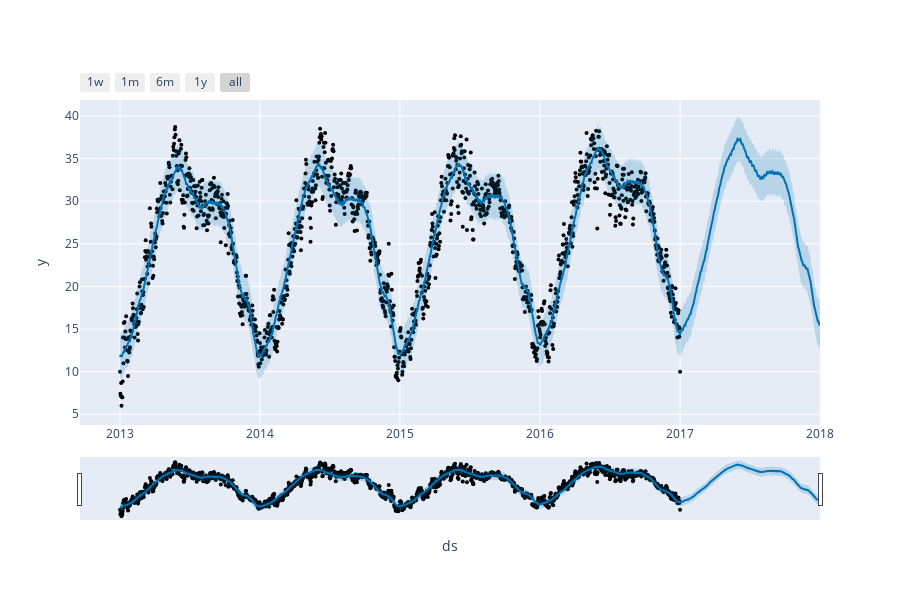

The cell this chart's notebook holds for it:
### Code cell
from prophet import Prophet
from prophet.plot import plot_plotly, plot_components_plotly
model = Prophet()
model.fit(forecast_data)
forecasts = model.make_future_dataframe(periods=365)
predictions = model.predict(forecasts)
plot_plotly(model, predictions)

### Figure 1 — Plotly figure (JSON) as saved in the notebook; plotly's stock layout.template omitted (floating-point values rounded to 4 significant figures; data arrays with more than 128 entries replaced by an {"elided": "..."} marker saying what was removed)
{"data": [{"marker": {"color": "black", "size": 4}, "mode": "markers", "name": "Actual", "type": "scatter", "x": {"elided": "1462 str values"}, "y": {"elided": "1462 float values"}}, {"hoverinfo": "skip", "line": {"width": 0}, "mode": "lines", "type": "scatter", "x": {"elided": "1827 str values"}, "y": {"elided": "1827 float values"}}, {"fill": "tonexty", "fillcolor": "rgba(0, 114, 178, 0.2)", "line": {"color": "#0072B2", "width": 2}, "mode": "lines", "name": "Predicted", "type": "scatter", "x": {"elided": "1827 str values"}, "y": {"elided": "1827 float values"}}, {"fill": "tonexty", "fillcolor": "rgba(0, 114, 178, 0.2)", "hoverinfo": "skip", "line": {"width": 0}, "mode": "lines", "type": "scatter", "x": {"elided": "1827 str values"}, "y": {"elided": "1827 float values"}}], "layout": {"height": 600, "showlegend": false, "width": 900, "xaxis": {"rangeselector": {"buttons": [{"count": 7, "label": "1w", "step": "day", "stepmode": "backward"}, {"count": 1, "label": "1m", "step": "month", "stepmode": "backward"}, {"count": 6, "label": "6m", "step": "month", "stepmode": "backward"}, {"count": 1, "label": "1y", "step": "year", "stepmode": "backward"}, {"step": "all"}]}, "rangeslider": {"visible": true}, "title": {"text": "ds"}, "type": "date"}, "yaxis": {"title": {"text": "y"}}}}
